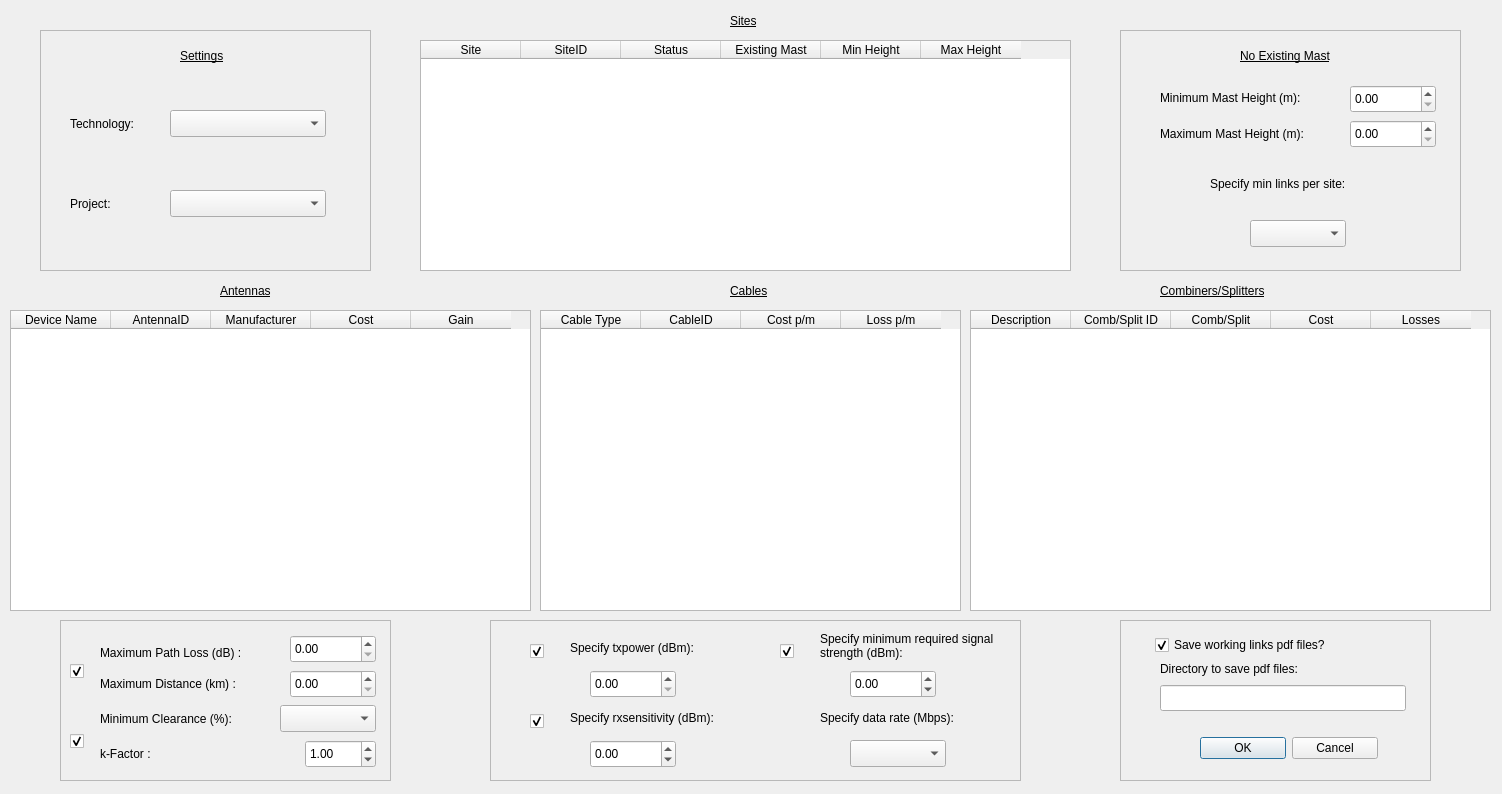
<?xml version="1.0" encoding="UTF-8"?>
<ui version="4.0">
 <class>Optimisation</class>
 <widget class="QDialog" name="Optimisation">
  <property name="geometry">
   <rect>
    <x>0</x>
    <y>0</y>
    <width>1502</width>
    <height>794</height>
   </rect>
  </property>
  <property name="windowTitle">
   <string>Q-Rap Link Optimisation Request</string>
  </property>
  <property name="windowIcon">
   <iconset>
    <normaloff>../../.designer/Optimisation.png</normaloff>../../.designer/Optimisation.png</iconset>
  </property>
  <widget class="QWidget" name="gridLayout_2">
   <property name="geometry">
    <rect>
     <x>1200</x>
     <y>730</y>
     <width>178</width>
     <height>36</height>
    </rect>
   </property>
   <layout class="QGridLayout" name="gridlayAccept">
    <item row="0" column="0">
     <widget class="QPushButton" name="pushOk">
      <property name="text">
       <string>OK</string>
      </property>
     </widget>
    </item>
    <item row="0" column="1">
     <widget class="QPushButton" name="pushCancel">
      <property name="text">
       <string>Cancel</string>
      </property>
     </widget>
    </item>
   </layout>
  </widget>
  <widget class="QTableWidget" name="tableInstallations">
   <property name="geometry">
    <rect>
     <x>420</x>
     <y>40</y>
     <width>651</width>
     <height>231</height>
    </rect>
   </property>
   <property name="maximumSize">
    <size>
     <width>651</width>
     <height>16777215</height>
    </size>
   </property>
   <property name="editTriggers">
    <set>QAbstractItemView::NoEditTriggers</set>
   </property>
   <column>
    <property name="text">
     <string>Site</string>
    </property>
   </column>
   <column>
    <property name="text">
     <string>SiteID</string>
    </property>
   </column>
   <column>
    <property name="text">
     <string>Status</string>
    </property>
   </column>
   <column>
    <property name="text">
     <string>Existing Mast</string>
    </property>
   </column>
   <column>
    <property name="text">
     <string>Min Height</string>
    </property>
   </column>
   <column>
    <property name="text">
     <string>Max Height</string>
    </property>
   </column>
  </widget>
  <widget class="QLabel" name="lblTechnology">
   <property name="geometry">
    <rect>
     <x>70</x>
     <y>110</y>
     <width>81</width>
     <height>27</height>
    </rect>
   </property>
   <property name="text">
    <string>Technology: </string>
   </property>
  </widget>
  <widget class="QComboBox" name="cbMinClear">
   <property name="geometry">
    <rect>
     <x>280</x>
     <y>705</y>
     <width>96</width>
     <height>27</height>
    </rect>
   </property>
   <property name="toolTip">
    <string>0 - means Line of Sight; 60 means 60% of the 1st Fresnel Zone is clear; 100 means the entire 1st Fresnel Zone is clear.</string>
   </property>
  </widget>
  <widget class="QLabel" name="lblMaxPath">
   <property name="geometry">
    <rect>
     <x>100</x>
     <y>645</y>
     <width>171</width>
     <height>16</height>
    </rect>
   </property>
   <property name="text">
    <string>Maximum Path Loss (dB) : </string>
   </property>
  </widget>
  <widget class="QComboBox" name="cbTechnology">
   <property name="geometry">
    <rect>
     <x>170</x>
     <y>110</y>
     <width>156</width>
     <height>27</height>
    </rect>
   </property>
   <property name="toolTip">
    <string>This is the technology from which the parameters will be derived and from which the radio installations will generated. The technology must have a Default Site.</string>
   </property>
  </widget>
  <widget class="QLabel" name="lblMinClear">
   <property name="geometry">
    <rect>
     <x>100</x>
     <y>705</y>
     <width>161</width>
     <height>27</height>
    </rect>
   </property>
   <property name="text">
    <string>Minimum Clearance (%): </string>
   </property>
  </widget>
  <widget class="QDoubleSpinBox" name="dsbMaxPath">
   <property name="geometry">
    <rect>
     <x>290</x>
     <y>635</y>
     <width>86</width>
     <height>28</height>
    </rect>
   </property>
   <property name="maximum">
    <double>300.000000000000000</double>
   </property>
  </widget>
  <widget class="QDoubleSpinBox" name="dsbMaxDist">
   <property name="geometry">
    <rect>
     <x>290</x>
     <y>670</y>
     <width>86</width>
     <height>28</height>
    </rect>
   </property>
   <property name="maximum">
    <double>1000.000000000000000</double>
   </property>
  </widget>
  <widget class="QLabel" name="lblProject">
   <property name="geometry">
    <rect>
     <x>70</x>
     <y>190</y>
     <width>76</width>
     <height>27</height>
    </rect>
   </property>
   <property name="text">
    <string>Project: </string>
   </property>
  </widget>
  <widget class="QComboBox" name="cbProject">
   <property name="geometry">
    <rect>
     <x>170</x>
     <y>190</y>
     <width>156</width>
     <height>27</height>
    </rect>
   </property>
   <property name="toolTip">
    <string>The project to which the generated Radioinstallations should be assigned</string>
   </property>
  </widget>
  <widget class="QDoubleSpinBox" name="dsbKfactor">
   <property name="geometry">
    <rect>
     <x>305</x>
     <y>740</y>
     <width>71</width>
     <height>28</height>
    </rect>
   </property>
   <property name="whatsThis">
    <string>This is used to indicate the refractivity gradient in the lower troposphere</string>
   </property>
   <property name="maximum">
    <double>10.000000000000000</double>
   </property>
   <property name="singleStep">
    <double>0.010000000000000</double>
   </property>
   <property name="value">
    <double>1.000000000000000</double>
   </property>
  </widget>
  <widget class="QCheckBox" name="checkBox">
   <property name="geometry">
    <rect>
     <x>1155</x>
     <y>637</y>
     <width>221</width>
     <height>16</height>
    </rect>
   </property>
   <property name="text">
    <string>Save working links pdf files?</string>
   </property>
   <property name="checked">
    <bool>true</bool>
   </property>
  </widget>
  <widget class="QLineEdit" name="lineEdit">
   <property name="geometry">
    <rect>
     <x>1160</x>
     <y>685</y>
     <width>246</width>
     <height>26</height>
    </rect>
   </property>
  </widget>
  <widget class="QLabel" name="lblPath">
   <property name="geometry">
    <rect>
     <x>1160</x>
     <y>660</y>
     <width>181</width>
     <height>18</height>
    </rect>
   </property>
   <property name="text">
    <string>Directory to save pdf files:</string>
   </property>
  </widget>
  <widget class="QTableWidget" name="tableAntennas">
   <property name="geometry">
    <rect>
     <x>10</x>
     <y>310</y>
     <width>521</width>
     <height>301</height>
    </rect>
   </property>
   <property name="editTriggers">
    <set>QAbstractItemView::NoEditTriggers</set>
   </property>
   <column>
    <property name="text">
     <string>Device Name</string>
    </property>
   </column>
   <column>
    <property name="text">
     <string>AntennaID</string>
    </property>
   </column>
   <column>
    <property name="text">
     <string>Manufacturer</string>
    </property>
   </column>
   <column>
    <property name="text">
     <string>Cost</string>
    </property>
   </column>
   <column>
    <property name="text">
     <string>Gain</string>
    </property>
   </column>
  </widget>
  <widget class="QTableWidget" name="tableCables">
   <property name="geometry">
    <rect>
     <x>540</x>
     <y>310</y>
     <width>421</width>
     <height>301</height>
    </rect>
   </property>
   <property name="editTriggers">
    <set>QAbstractItemView::NoEditTriggers</set>
   </property>
   <column>
    <property name="text">
     <string>Cable Type</string>
    </property>
   </column>
   <column>
    <property name="text">
     <string>CableID</string>
    </property>
   </column>
   <column>
    <property name="text">
     <string>Cost p/m</string>
    </property>
   </column>
   <column>
    <property name="text">
     <string>Loss p/m</string>
    </property>
   </column>
  </widget>
  <widget class="QDoubleSpinBox" name="dsbMinMastheight">
   <property name="geometry">
    <rect>
     <x>1350</x>
     <y>85</y>
     <width>86</width>
     <height>28</height>
    </rect>
   </property>
   <property name="maximum">
    <double>300.000000000000000</double>
   </property>
  </widget>
  <widget class="QLabel" name="lblMinMastHeight1">
   <property name="geometry">
    <rect>
     <x>1160</x>
     <y>90</y>
     <width>181</width>
     <height>16</height>
    </rect>
   </property>
   <property name="text">
    <string>Minimum Mast Height (m):</string>
   </property>
  </widget>
  <widget class="QLabel" name="lblMaxMastheight">
   <property name="geometry">
    <rect>
     <x>1160</x>
     <y>120</y>
     <width>181</width>
     <height>27</height>
    </rect>
   </property>
   <property name="text">
    <string>Maximum Mast Height (m): </string>
   </property>
  </widget>
  <widget class="QDoubleSpinBox" name="dsbMaxMastheight">
   <property name="geometry">
    <rect>
     <x>1350</x>
     <y>120</y>
     <width>86</width>
     <height>28</height>
    </rect>
   </property>
   <property name="maximum">
    <double>1000.000000000000000</double>
   </property>
  </widget>
  <widget class="QLabel" name="lblMaxMastheight2">
   <property name="geometry">
    <rect>
     <x>1210</x>
     <y>170</y>
     <width>181</width>
     <height>27</height>
    </rect>
   </property>
   <property name="text">
    <string>Specify min links per site:</string>
   </property>
  </widget>
  <widget class="QCheckBox" name="chkClearance">
   <property name="geometry">
    <rect>
     <x>70</x>
     <y>730</y>
     <width>21</width>
     <height>22</height>
    </rect>
   </property>
   <property name="text">
    <string/>
   </property>
   <property name="checked">
    <bool>true</bool>
   </property>
  </widget>
  <widget class="QCheckBox" name="chkStrength">
   <property name="geometry">
    <rect>
     <x>70</x>
     <y>660</y>
     <width>21</width>
     <height>22</height>
    </rect>
   </property>
   <property name="text">
    <string/>
   </property>
   <property name="checked">
    <bool>true</bool>
   </property>
  </widget>
  <widget class="QDoubleSpinBox" name="dsbPower">
   <property name="geometry">
    <rect>
     <x>590</x>
     <y>670</y>
     <width>86</width>
     <height>28</height>
    </rect>
   </property>
   <property name="maximum">
    <double>300.000000000000000</double>
   </property>
  </widget>
  <widget class="QCheckBox" name="chkPower">
   <property name="geometry">
    <rect>
     <x>530</x>
     <y>640</y>
     <width>21</width>
     <height>22</height>
    </rect>
   </property>
   <property name="text">
    <string/>
   </property>
   <property name="checked">
    <bool>true</bool>
   </property>
  </widget>
  <widget class="QLabel" name="lblPower">
   <property name="geometry">
    <rect>
     <x>570</x>
     <y>640</y>
     <width>171</width>
     <height>16</height>
    </rect>
   </property>
   <property name="text">
    <string>Specify txpower (dBm):</string>
   </property>
  </widget>
  <widget class="QLabel" name="lblSensitivity">
   <property name="geometry">
    <rect>
     <x>570</x>
     <y>710</y>
     <width>181</width>
     <height>16</height>
    </rect>
   </property>
   <property name="text">
    <string>Specify rxsensitivity (dBm):</string>
   </property>
  </widget>
  <widget class="QCheckBox" name="chkSensitivity">
   <property name="geometry">
    <rect>
     <x>530</x>
     <y>710</y>
     <width>21</width>
     <height>22</height>
    </rect>
   </property>
   <property name="text">
    <string/>
   </property>
   <property name="checked">
    <bool>true</bool>
   </property>
  </widget>
  <widget class="QDoubleSpinBox" name="dsbSensitivity">
   <property name="geometry">
    <rect>
     <x>590</x>
     <y>740</y>
     <width>86</width>
     <height>28</height>
    </rect>
   </property>
   <property name="minimum">
    <double>-300.000000000000000</double>
   </property>
   <property name="maximum">
    <double>300.000000000000000</double>
   </property>
  </widget>
  <widget class="QLabel" name="lblRate">
   <property name="geometry">
    <rect>
     <x>820</x>
     <y>710</y>
     <width>171</width>
     <height>16</height>
    </rect>
   </property>
   <property name="text">
    <string>Specify data rate (Mbps):</string>
   </property>
  </widget>
  <widget class="QComboBox" name="cbDatarate">
   <property name="geometry">
    <rect>
     <x>850</x>
     <y>740</y>
     <width>96</width>
     <height>27</height>
    </rect>
   </property>
   <property name="toolTip">
    <string>&lt;html&gt;&lt;head/&gt;&lt;body&gt;&lt;p&gt;The data rate for the system that has an associated transmitter power and receiver sensitivity if none is specified.&lt;/p&gt;&lt;/body&gt;&lt;/html&gt;</string>
   </property>
  </widget>
  <widget class="QCheckBox" name="chkSignalStrength">
   <property name="geometry">
    <rect>
     <x>780</x>
     <y>640</y>
     <width>21</width>
     <height>22</height>
    </rect>
   </property>
   <property name="text">
    <string/>
   </property>
   <property name="checked">
    <bool>true</bool>
   </property>
  </widget>
  <widget class="QLabel" name="lblSignalStrength">
   <property name="geometry">
    <rect>
     <x>820</x>
     <y>620</y>
     <width>181</width>
     <height>51</height>
    </rect>
   </property>
   <property name="text">
    <string>Specify minimum required signal strength (dBm):</string>
   </property>
   <property name="wordWrap">
    <bool>true</bool>
   </property>
  </widget>
  <widget class="QDoubleSpinBox" name="dsbSignalStrength">
   <property name="geometry">
    <rect>
     <x>850</x>
     <y>670</y>
     <width>86</width>
     <height>28</height>
    </rect>
   </property>
   <property name="minimum">
    <double>-300.000000000000000</double>
   </property>
   <property name="maximum">
    <double>300.000000000000000</double>
   </property>
  </widget>
  <widget class="QComboBox" name="cbMinLinks">
   <property name="geometry">
    <rect>
     <x>1250</x>
     <y>220</y>
     <width>96</width>
     <height>27</height>
    </rect>
   </property>
   <property name="toolTip">
    <string>&lt;html&gt;&lt;head/&gt;&lt;body&gt;&lt;p&gt;The number of links that the optimisation algorithm will aim to form per site&lt;/p&gt;&lt;/body&gt;&lt;/html&gt;</string>
   </property>
  </widget>
  <widget class="QTableWidget" name="tableConnectors">
   <property name="geometry">
    <rect>
     <x>970</x>
     <y>310</y>
     <width>521</width>
     <height>301</height>
    </rect>
   </property>
   <property name="editTriggers">
    <set>QAbstractItemView::NoEditTriggers</set>
   </property>
   <column>
    <property name="text">
     <string>Description</string>
    </property>
   </column>
   <column>
    <property name="text">
     <string>Comb/Split ID</string>
    </property>
   </column>
   <column>
    <property name="text">
     <string>Comb/Split</string>
    </property>
   </column>
   <column>
    <property name="text">
     <string>Cost</string>
    </property>
   </column>
   <column>
    <property name="text">
     <string>Losses</string>
    </property>
   </column>
  </widget>
  <widget class="QLabel" name="lblNoMast_2">
   <property name="geometry">
    <rect>
     <x>220</x>
     <y>270</y>
     <width>91</width>
     <height>41</height>
    </rect>
   </property>
   <property name="styleSheet">
    <string notr="true">font: 75 italic 16pt &quot;Ubuntu&quot;;
text-decoration: underline;</string>
   </property>
   <property name="text">
    <string>Antennas</string>
   </property>
  </widget>
  <widget class="QLabel" name="lblNoMast_3">
   <property name="geometry">
    <rect>
     <x>730</x>
     <y>270</y>
     <width>91</width>
     <height>41</height>
    </rect>
   </property>
   <property name="styleSheet">
    <string notr="true">font: 75 italic 16pt &quot;Ubuntu&quot;;
text-decoration: underline;</string>
   </property>
   <property name="text">
    <string>Cables</string>
   </property>
  </widget>
  <widget class="QLabel" name="lblNoMast_4">
   <property name="geometry">
    <rect>
     <x>1160</x>
     <y>270</y>
     <width>191</width>
     <height>41</height>
    </rect>
   </property>
   <property name="styleSheet">
    <string notr="true">font: 75 italic 16pt &quot;Ubuntu&quot;;
text-decoration: underline;</string>
   </property>
   <property name="text">
    <string>Combiners/Splitters</string>
   </property>
  </widget>
  <widget class="QLabel" name="lblNoMast_5">
   <property name="geometry">
    <rect>
     <x>730</x>
     <y>0</y>
     <width>91</width>
     <height>41</height>
    </rect>
   </property>
   <property name="styleSheet">
    <string notr="true">font: 75 italic 16pt &quot;Ubuntu&quot;;
text-decoration: underline;</string>
   </property>
   <property name="text">
    <string>Sites</string>
   </property>
  </widget>
  <widget class="QFrame" name="frame">
   <property name="geometry">
    <rect>
     <x>1120</x>
     <y>30</y>
     <width>341</width>
     <height>241</height>
    </rect>
   </property>
   <property name="frameShape">
    <enum>QFrame::StyledPanel</enum>
   </property>
   <property name="frameShadow">
    <enum>QFrame::Raised</enum>
   </property>
   <widget class="QLabel" name="lblNoMast">
    <property name="geometry">
     <rect>
      <x>120</x>
      <y>10</y>
      <width>161</width>
      <height>31</height>
     </rect>
    </property>
    <property name="styleSheet">
     <string notr="true">font: 75 italic 12pt &quot;Ubuntu&quot;;
text-decoration: underline;</string>
    </property>
    <property name="text">
     <string>No Existing Mast</string>
    </property>
   </widget>
  </widget>
  <widget class="QFrame" name="frame_2">
   <property name="geometry">
    <rect>
     <x>40</x>
     <y>30</y>
     <width>331</width>
     <height>241</height>
    </rect>
   </property>
   <property name="frameShape">
    <enum>QFrame::StyledPanel</enum>
   </property>
   <property name="frameShadow">
    <enum>QFrame::Plain</enum>
   </property>
  </widget>
  <widget class="QFrame" name="frame_3">
   <property name="geometry">
    <rect>
     <x>60</x>
     <y>620</y>
     <width>331</width>
     <height>161</height>
    </rect>
   </property>
   <property name="frameShape">
    <enum>QFrame::StyledPanel</enum>
   </property>
   <property name="frameShadow">
    <enum>QFrame::Raised</enum>
   </property>
   <widget class="QLabel" name="lblMaxDist">
    <property name="geometry">
     <rect>
      <x>40</x>
      <y>50</y>
      <width>171</width>
      <height>27</height>
     </rect>
    </property>
    <property name="text">
     <string>Maximum Distance (km) : </string>
    </property>
   </widget>
   <widget class="QLabel" name="lblKfactor">
    <property name="geometry">
     <rect>
      <x>40</x>
      <y>120</y>
      <width>61</width>
      <height>27</height>
     </rect>
    </property>
    <property name="text">
     <string>k-Factor : </string>
    </property>
   </widget>
  </widget>
  <widget class="QFrame" name="frame_4">
   <property name="geometry">
    <rect>
     <x>490</x>
     <y>620</y>
     <width>531</width>
     <height>161</height>
    </rect>
   </property>
   <property name="frameShape">
    <enum>QFrame::StyledPanel</enum>
   </property>
   <property name="frameShadow">
    <enum>QFrame::Raised</enum>
   </property>
  </widget>
  <widget class="QFrame" name="frame_5">
   <property name="geometry">
    <rect>
     <x>1120</x>
     <y>620</y>
     <width>311</width>
     <height>161</height>
    </rect>
   </property>
   <property name="frameShape">
    <enum>QFrame::StyledPanel</enum>
   </property>
   <property name="frameShadow">
    <enum>QFrame::Raised</enum>
   </property>
  </widget>
  <widget class="QLabel" name="lblSettings">
   <property name="geometry">
    <rect>
     <x>180</x>
     <y>40</y>
     <width>161</width>
     <height>31</height>
    </rect>
   </property>
   <property name="styleSheet">
    <string notr="true">font: 75 italic 12pt &quot;Ubuntu&quot;;
text-decoration: underline;</string>
   </property>
   <property name="text">
    <string>Settings</string>
   </property>
  </widget>
  <zorder>frame_4</zorder>
  <zorder>frame_5</zorder>
  <zorder>frame_3</zorder>
  <zorder>frame</zorder>
  <zorder>frame_2</zorder>
  <zorder>gridLayout_2</zorder>
  <zorder>tableInstallations</zorder>
  <zorder>lblTechnology</zorder>
  <zorder>cbMinClear</zorder>
  <zorder>lblMaxPath</zorder>
  <zorder>cbTechnology</zorder>
  <zorder>lblMinClear</zorder>
  <zorder>dsbMaxPath</zorder>
  <zorder>dsbMaxDist</zorder>
  <zorder>lblProject</zorder>
  <zorder>cbProject</zorder>
  <zorder>dsbKfactor</zorder>
  <zorder>checkBox</zorder>
  <zorder>lineEdit</zorder>
  <zorder>lblPath</zorder>
  <zorder>tableAntennas</zorder>
  <zorder>tableCables</zorder>
  <zorder>dsbMinMastheight</zorder>
  <zorder>lblMinMastHeight1</zorder>
  <zorder>lblMaxMastheight</zorder>
  <zorder>dsbMaxMastheight</zorder>
  <zorder>lblMaxMastheight2</zorder>
  <zorder>chkClearance</zorder>
  <zorder>chkStrength</zorder>
  <zorder>dsbPower</zorder>
  <zorder>chkPower</zorder>
  <zorder>lblPower</zorder>
  <zorder>lblSensitivity</zorder>
  <zorder>chkSensitivity</zorder>
  <zorder>dsbSensitivity</zorder>
  <zorder>lblRate</zorder>
  <zorder>cbDatarate</zorder>
  <zorder>chkSignalStrength</zorder>
  <zorder>lblSignalStrength</zorder>
  <zorder>dsbSignalStrength</zorder>
  <zorder>cbMinLinks</zorder>
  <zorder>tableConnectors</zorder>
  <zorder>lblNoMast_2</zorder>
  <zorder>lblNoMast_3</zorder>
  <zorder>lblNoMast_4</zorder>
  <zorder>lblNoMast_5</zorder>
  <zorder>lblSettings</zorder>
 </widget>
 <resources>
  <include location="../qrap.qrc"/>
 </resources>
 <connections/>
</ui>
